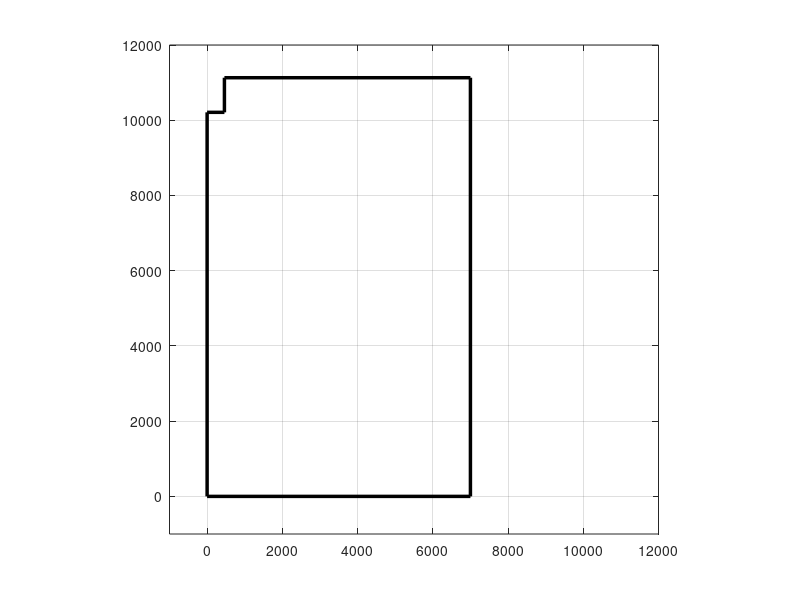

This chart was generated by the following MATLAB code:
function DrawMap()

    %% show the wall
    wall_x = [4680, 4680, 5966,  5966,  6106, 6106, 4680];
    wall_y = [7075, 7232, 7232, 10313, 10313, 7075, 7075];
    plot(wall_x, wall_y, 'k', 'LineWidth', 2);

    %% show the border
    border_x = [0,     0,   460,   460,  7000, 7000, 0];
    border_y = [0, 10210, 10210, 11130, 11130,    0, 0];
    plot(border_x, border_y, 'k', 'LineWidth', 2.5);

    axis([-1000, 12000, -1000, 12000]);
    axis equal;
    grid on;

end